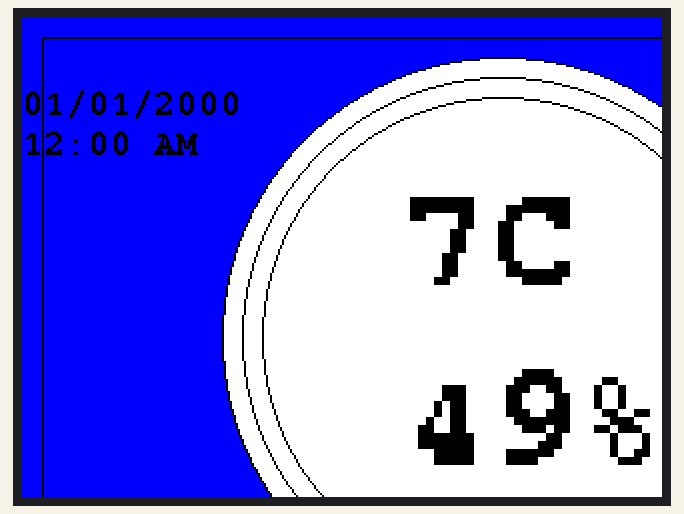
The sketch below on a simulated Arduino Uno, built with avr-gcc and run on an emulated ATmega328P. Parts: 320×240 colour display. Random numbers use the default seed unless the sketch sets one; what the sketch prints to the serial monitor is not drawn.

Above: at 0.4 s.
At 5.0 s:
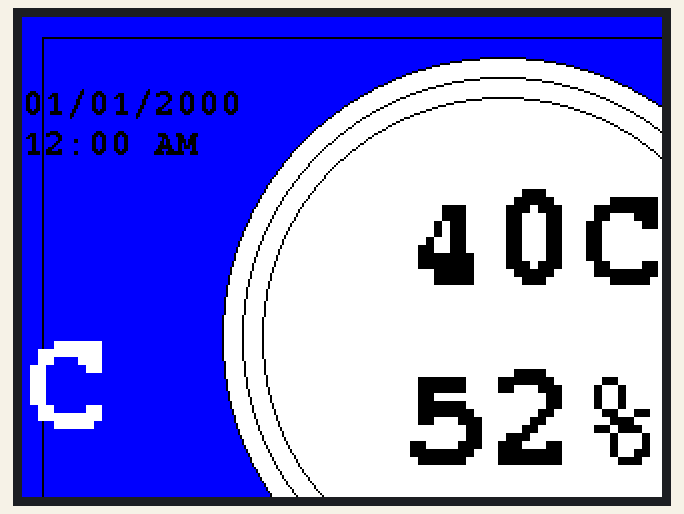
At 9.6 s:
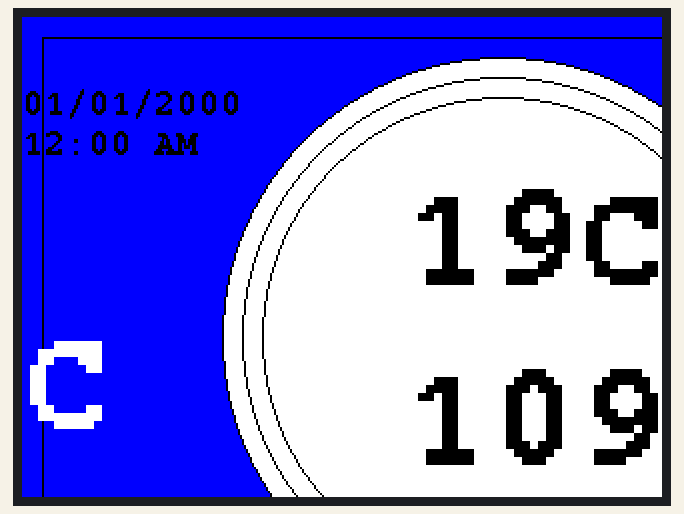
At 19.4 s:
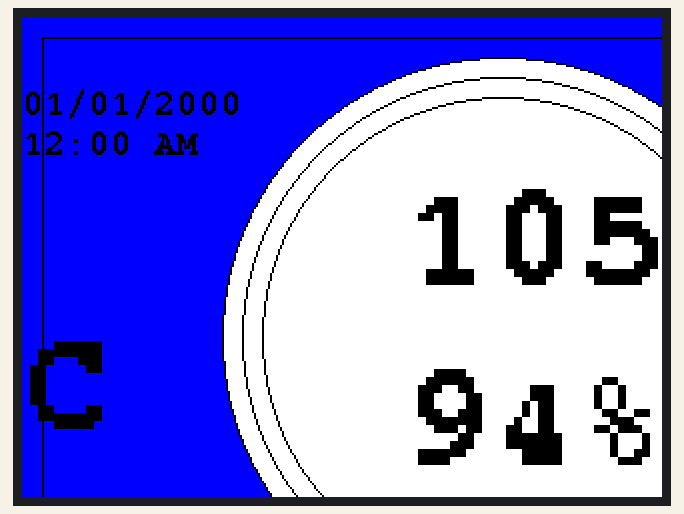
At 29.6 s:
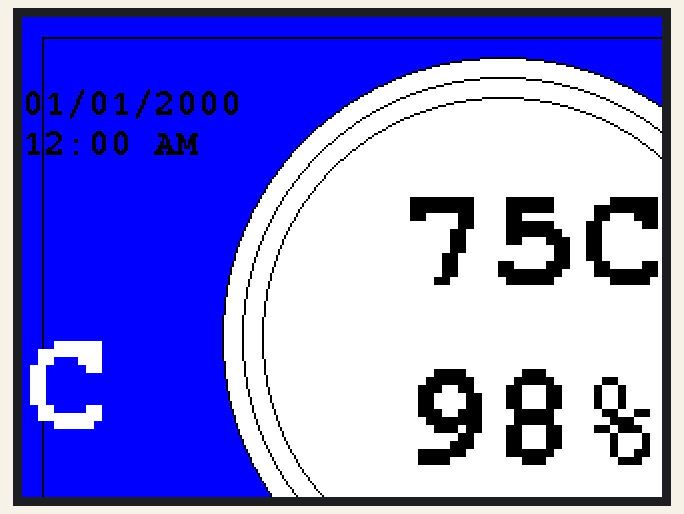
At 39.5 s:
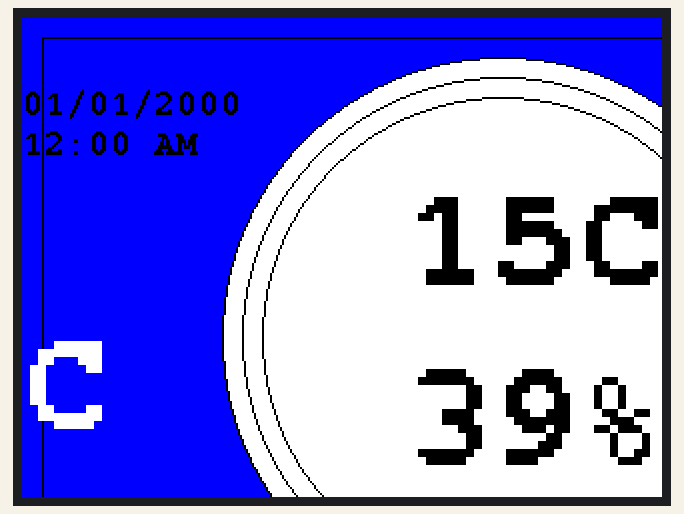

Measured:
- what the display in image 1 shows lasts 0.5 s, from 5.0 s to 5.5 s

The sketch:

egv1ui.ino
```cpp
#include <Adafruit_GFX.h>
#include <MCUFRIEND_kbv.h>
#include <Fonts/FreeMonoBold9pt7b.h>
#include <TouchScreen.h>

#define XP A3    // X+ (analog pin)
#define XM A2    // X- (analog pin)
#define YP 8     // Y+ (digital pin)
#define YM 9     // Y- (digital pin)

#define TS_MINX 100
#define TS_MAXX 900
#define TS_MINY 120
#define TS_MAXY 940
#define MINPRESSURE 10
#define MAXPRESSURE 1000

MCUFRIEND_kbv tft;
#define BLACK   0x0000
#define BLUE    0x001F
#define RED     0xF800
#define GREEN   0x07E0
#define CYAN    0x07FF
#define MAGENTA 0xF81F
#define YELLOW  0xFFE0
#define WHITE   0xFFFF
#define GRAY    0x8410

bool isHeaterOn;
bool isHumidOn;
bool isMotorOn;

uint8_t temp = 0;
uint8_t humid = 0;
int lastTemp;
int lastHumid;

String lastRelayState[] = {"","",""};

TouchScreen ts = TouchScreen(XP, YP, XM, YM, 300);
Adafruit_GFX_Button myButton;

void setup() {
  Serial.begin(9600);

  uint16_t ID = tft.readID();

  if(ID == 0x6814){
    Serial.println("Found 0x6814 Screen ");
  }else{
    Serial.print("Unknown Screen ID: 0x");
    Serial.println(ID, HEX);
  }
  tft.begin(0x6814);  // Force ID6814 if it's not auto-detected
  tft.setRotation(3);  // Set screen rotation (0-3)
  HomeScreen();
  setupTouch();
}

void setupTouch(){
  pinMode(XP, OUTPUT);
  pinMode(YP, OUTPUT);
  pinMode(XM, OUTPUT);
  pinMode(YM, OUTPUT);
}

void drawInt(int16_t x, int16_t y, int msg, int16_t color, uint16_t size){
  tft.setFont(&FreeMonoBold9pt7b);
  tft.setTextSize(size);
  tft.setTextColor(color);
  tft.setCursor(x, y);
  tft.print(msg);
}


void drawString(int16_t x, int16_t y, String msg, int16_t color, uint16_t size){
  tft.setFont(&FreeMonoBold9pt7b);
  tft.setTextSize(size);
  tft.setTextColor(color);
  tft.setCursor(x, y);
  tft.print(msg);
}

void DrawTemperatureAndHumid(){
  // Erase previous values
  drawString(190, 130, String(lastTemp)+char(0xF7)+"C", WHITE, 4);
  drawString(190, 220, String(lastHumid)+"%", WHITE, 4);
  // Write new values
  drawString(190, 130, String(temp)+char(0xF7)+"C", BLACK, 4);
  drawString(190, 220, String(humid)+"%", BLACK, 4);

  // drawString(300, 100, "C", WHITE, 5);
  // drawString(330, 90, "o", WHITE, 3);
  if(lastTemp > 100){
    tft.drawCircle(240, 160, 140, BLACK);
    tft.drawCircle(240, 160, 120, BLACK);
    tft.drawCircle(240, 160, 130, BLACK);
  }
  lastTemp = temp;
  lastHumid = humid;
}
void DrawRelayState(){

  // drawString(20, 30, "Heater:"+lastRelaySate[0], BLUE, 1);
  // drawString(20, 50, "Humid:"+lastRelaySate[1], BLUE, 1);
  // drawString(20, 70, "Motor:"+lastRelaySate[2], BLUE, 1);

  // drawString(20, 30, "Heater:", BLACK, 1);
  // drawString(20, 50, "Humid:", BLACK, 1);
  // drawString(20, 70, "Motor:", BLACK, 1);

  // lastRelayState[0] =
  // lastRelayState[1] =
  // lastRelayState[2] =
}

void SettingScreen(){
  tft.fillScreen(BLUE);
}


void HomeScreen(){
  tft.fillScreen(BLUE);  // Set background to white

  tft.drawRect(10, 10, 460, 300, BLACK);

  tft.fillCircle(240, 160, 140, WHITE);
  tft.drawCircle(240, 160, 140, BLACK);
  tft.drawCircle(240, 160, 120, BLACK);
  tft.drawCircle(240, 160, 130, BLACK);

  // tft.drawLine(100, 160, 380, 160, BLACK);


  drawString(350, 30, "01/01/2000", BLACK, 1);
  drawString(370, 50, "12:00 AM", BLACK, 1);
  drawString(20, 290, "Menu", BLACK, 1);

  myButton.initButton(&tft, 415, 290, 110, 40, BLACK, BLUE, BLACK, "", 1);
  myButton.drawButton();
  drawString(370, 295, "Settings", BLACK, 1);

}

void touchPressure(TSPoint p) {
    if (p.z > MINPRESSURE && p.z < MAXPRESSURE) {
        int x, y;
        x = map(p.y, TS_MINY, TS_MAXY, 0, tft.width());
        y = map(p.x, TS_MAXX, TS_MINX, 0, tft.height());

        Serial.print("Touch detected: x=");
        Serial.print(x);
        Serial.print(" y=");
        Serial.print(y);
        Serial.print(" pressure=");
        Serial.println(p.z);

        if (myButton.contains(x, y)) {
            myButton.press(true);  // Mark it as pressed
            Serial.println("Button Pressed!");
        } else {
            myButton.press(false); // Mark it as not pressed
        }
    }
}


void loop() {
  // TSPoint p = ts.getPoint();
  // touchPressure(p);
  temp = random(0, 120);
  humid = random(0, 120);
  DrawTemperatureAndHumid();
  DrawRelayState();

  delay(500);
}
```
